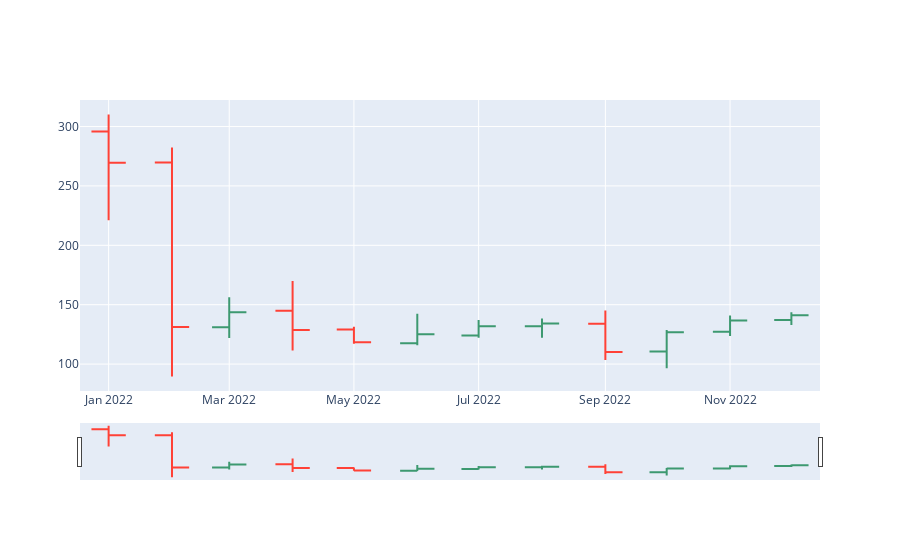

Notebook source saved alongside this figure:
### Code cell
trace2 = go.Ohlc(x=sb_m.index,# Проблема месяц, есть ли решение на середину месяца
                open=sb_m['open'],
                high=sb_m['high'],
                low=sb_m['low'],
                close=sb_m['close'])


# layout = go.Layout(
#     xaxis = dict(
#         rangeslider = dict(
#             visible = False
#         )
#     )
# )

data2 = [trace2]
fig = go.Figure(data=data2)#,layout=layout)
iplot(fig)

### Figure 1 — Plotly figure (JSON) as saved in the notebook; plotly's stock layout.template omitted (floating-point values rounded to 4 significant figures)
{"data": [{"close": [269.4, 131.1, 143.7, 128.8, 118.3, 125.2, 131.9, 134.2, 110.2, 126.7, 136.8, 141.2], "high": [310.1, 282.3, 156.2, 169.9, 131.5, 142.3, 137.1, 138.3, 145.1, 128.6, 141, 143.6], "low": [221.0, 89.59, 122, 111.5, 117.1, 115.8, 122.2, 122.2, 103.4, 96.5, 123.8, 132.9], "open": [295.9, 269.7, 131, 145, 129.1, 117.5, 124.1, 131.8, 134.0, 110.6, 127.2, 137.1], "type": "ohlc", "x": ["2022-01-01T00:00:00", "2022-02-01T00:00:00", "2022-03-01T00:00:00", "2022-04-01T00:00:00", "2022-05-01T00:00:00", "2022-06-01T00:00:00", "2022-07-01T00:00:00", "2022-08-01T00:00:00", "2022-09-01T00:00:00", "2022-10-01T00:00:00", "2022-11-01T00:00:00", "2022-12-01T00:00:00"]}], "layout": {"autosize": true, "xaxis": {"autorange": true, "range": ["2021-12-18", "2022-12-15"], "rangeslider": {"autorange": true, "range": ["2021-12-18", "2022-12-15"], "yaxis": {"_template": null, "rangemode": "match"}}, "type": "date"}, "yaxis": {"autorange": true, "range": [77.34, 322.4]}}}
